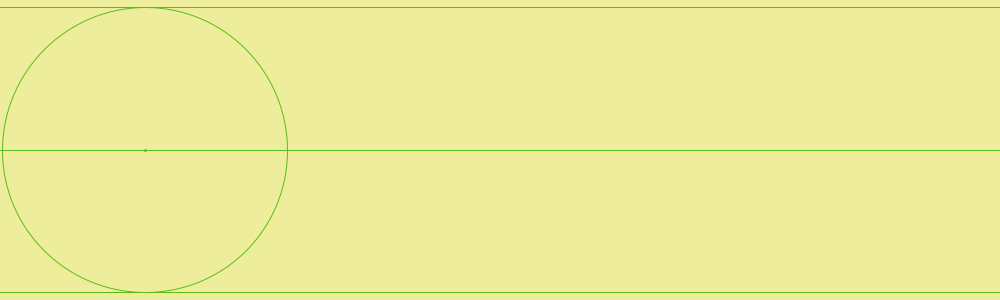
Frame 1 (no input)
Frame 60 (the mouse pressed at the canvas centre just before this capture): identical to frame 1, image omitted
Frame 120 (the mouse held since frame 60 and released just before this capture): identical to frame 1, image omitted

The Processing sketch that drew this single still picture (run headless with seeded random() and noise(); from frame 60 on, the mouse is pressed at the canvas centre):

// Processing sketch: processing_179128
// ── processing_179128.pde

// Nature of Code by Daniel Shiffman
// Ch4 particle systems and 
// Ch7 cellular automata

Emitter  e;

void setup() {
  size(1000, 300);
  e = new Emitter();
}

void draw() {
  background(#EDED9C);
  e.run();
  noFill();
  stroke(#58BF15);
  strokeWeight(1);
  ellipse(145, height/2,285,285);
  line(0, 150, width, 150);
  line(0,   7, width,   7);
  line(0, 292, width, 292);
  strokeWeight(3);
  point(145, height/2);
  
}

class CA {
  // variables for the automaton structure
  int cellSize, autoCol, autoRow, autoWidth, autoHeight;
  int[][] automaton; 
  PGraphics p;  

  CA() {
    cellSize = 1;
    autoWidth = 100;
    autoHeight = 100;
    automaton = new int[autoHeight][autoWidth];
    buildAutoMatrix();
    p = createGraphics(100, 100);
  }

  // create 2D array of zero's
  void buildAutoMatrix() {
    for (int row = 0; row < autoHeight; row++) { 
      for (int col = 0; col < autoWidth; col++) {
        automaton[row][col] = 0;
      }
    }
  }

  // use  ruleset argument to build the automaton structure
  void calcAutoMatrix(int[] rSet) {

    autoRow = 0; // start from gen zero
    automaton[autoRow][autoWidth/2] = 1;  // prime gen zero(the top row)

    // transfers to 1 row ahead(the next gen), so reduce autoHeight by 1
    for (int i = 0; i < autoHeight-1; i++) { // row

      // calc the next row/gen
      int[] nextRow = new int[autoWidth];
      for (int j = 1; j < nextRow.length-1; j++) { // ignore ends
        int left = automaton[autoRow][j-1];   
        int me = automaton[autoRow][j];       
        int right = automaton[autoRow][j+1];  
        nextRow[j] = rules(left, me, right, rSet);
      }

      // transfer calculated row to next gen 2D array row
      autoRow++;
      for (int n = 0; n < nextRow.length; n++) {
        automaton[autoRow][n] = nextRow[n];
      }
    }
  }

  void makeGraphic() {
    p.beginDraw();
    p.fill(#50184C);
    p.noStroke();
    for (int row = 0; row < autoHeight; row++) { 
      for (int col = 0; col < autoWidth; col++) {
        if (automaton[row][col] == 1 ) {
          p. rect(col*cellSize, row*cellSize, cellSize, cellSize);
          p.endDraw();
        }
      }
    }
  }

  void displayGraphic(float lifespan) {
    tint(255, lifespan);
    image(p, 0, 0);
  }  

  // apply ruleset. Used in 'calcAutoMatrix'
  int rules (int a, int b, int c, int[] set) {
    int[] ruleSet = set;
    String s = "" + a + b + c;
    int index = unbinary(s);
    return ruleSet[index];
  }
}

class Emitter {
  ArrayList<Particle> particles;
  PVector pos;
  ListManager listManager;
  int[] ruleSet;

  Emitter() {
    pos = new PVector();
    particles = new ArrayList<Particle>();
    listManager = new ListManager();
  }

  void run() {
    pos.set(145, height/2);
    if (frameCount % 320 == 0) {
      ruleSet = listManager.nextFromList();
      particles.add(new Particle(pos, ruleSet));
    }
    for (int i = particles.size () -1; i >= 0; i--) {
      Particle p = particles.get(i);
      p.run();
      if (p.isDead()) {
        particles.remove(i);
      }
    }
  }
}

class ListManager {
  int listPos;
  int[] ruleSet;

  // just a few I liked the look of
  int[] ruleList = {
    45, 73, 75, 89, 101, 105, 109, 129, 135, 137, 
    149, 151, 153, 169, 181, 183, 225
  };

  ListManager() {
    ruleSet = new int[8];
    listPos = 0;
  }

  int[]  nextFromList() {
    if (listPos > 16)  listPos = 0;
    String s = binary(ruleList[listPos], 8);
    for (int i = 0; i < 8; i++) { 
      char temp = s.charAt(i);
   // cull ascii code when in Java mode
      int n = 0;       
      if (temp == 49 || temp == 1)  n = 1;
      ruleSet[i] = n;
    }
    ruleSet = reverse(ruleSet);
    listPos++;
    return ruleSet;
  }
}

class Particle {
  CA ca;
  int[] ruleSet;
  PVector pos, vel, accel;
  float lifespan, size, angle, emitAngle;
  boolean reset ;

  Particle(PVector l, int[] rSet) {
    accel = new PVector();
    vel = new PVector();
    emitAngle = 0;
    reset = false;
    pos = l.get();
    lifespan = 0.0;
    size = 100;
    angle = 0;
    // make a CA graphic for each particle
    ca = new CA();
    ca.calcAutoMatrix(rSet);
    ca.makeGraphic();
  }

  void revolve() {
    angle += .5;
    if (angle > 360) {
      angle = 1;
    }
  }

  void run() {
    revolve();
    move();
    display();
  }


  void move() { 
    if (lifespan > 255  && reset == false) {
      accel.set(0.9, 0);
      reset = true;
    }

    vel.add(accel);
    pos.add(vel);
    accel.mult(0);
    lifespan += 0.2;
  }

  void display() {
    noFill();
    stroke(#58BF15, lifespan*20);
    strokeWeight(1);
    pushMatrix();
    translate(pos.x, pos.y);
    rotate(radians(angle));
    rect(0, 0, size, size);
    ca.displayGraphic(lifespan);
    popMatrix();
  }

  boolean isDead() {
    if (lifespan > 500) {
      return true;
    } else {
      return false;
    }
  }
}
